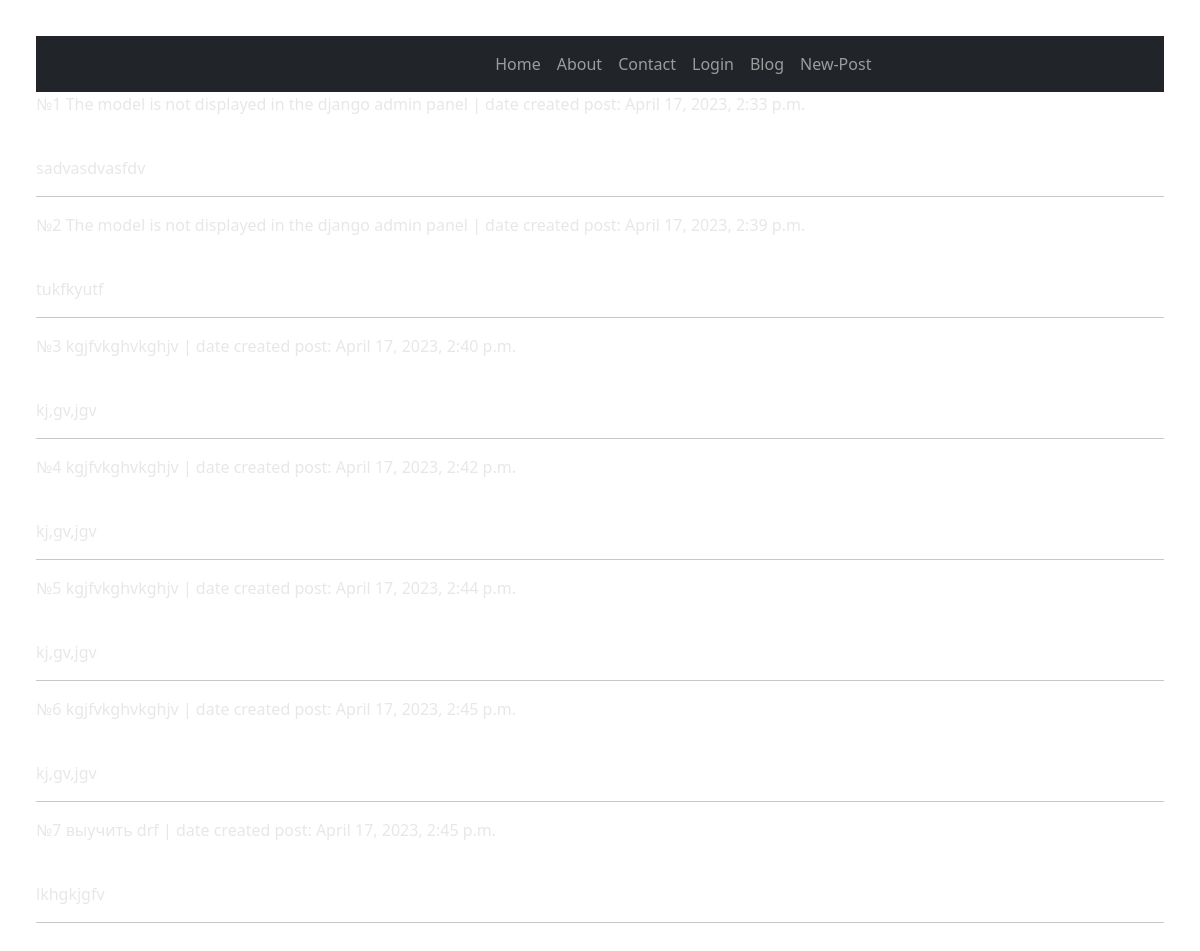
Page /post/ on the earlier database version.
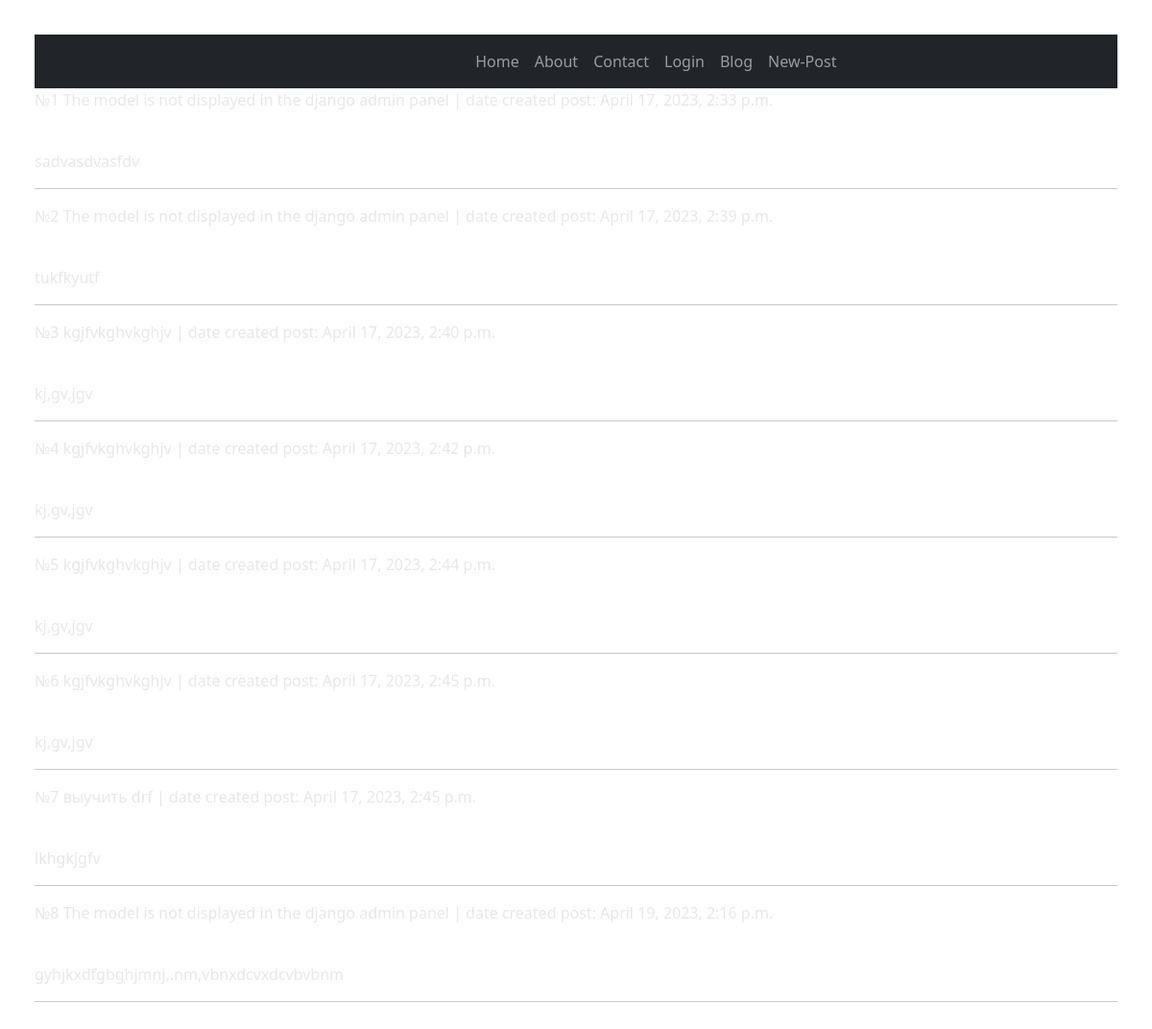
Same page on the later database version.
### blog/models.py (models this page shows, shortened)
class Post(models.Model):
    title = models.CharField('Name post', max_length=500)
    text = models.CharField('Body post', max_length=1500)
    date_created = models.DateTimeField('Date created', default=timezone.now())

### blog/views.py (the view)
# urls.py: path('', views.posts),
def posts(request):
    posts = Post.objects.all()
    context = {'post_list': posts,
               'title': 'Blog'}
    return render(request, 'blog/posts.html',
                  context=context)

### templates/blog/posts.html (shortened to what this page needs)
{% extends "base.html" %}
{% load static %}
{% block content %}
{% for post in post_list %}
    <div class="ui segment">
        <p class="ui big header">№{{ post.id }} {{ post.title }} | date created post: {{ post.date_created }}</p><br>
        <p class="ui big header">{{ post.text }}</p>
        <hr/>
    </div>
{% endfor %}
{% endblock %}

Differences in the rows shown:
added Post: id "8", title "The model is not displayed in the django admin panel", date_created "April 19, 2023, 2:16 p.m.", text "gyhjkxdfgbghjmnj,.nm,vbnxdcvxdcvbvbnm"
